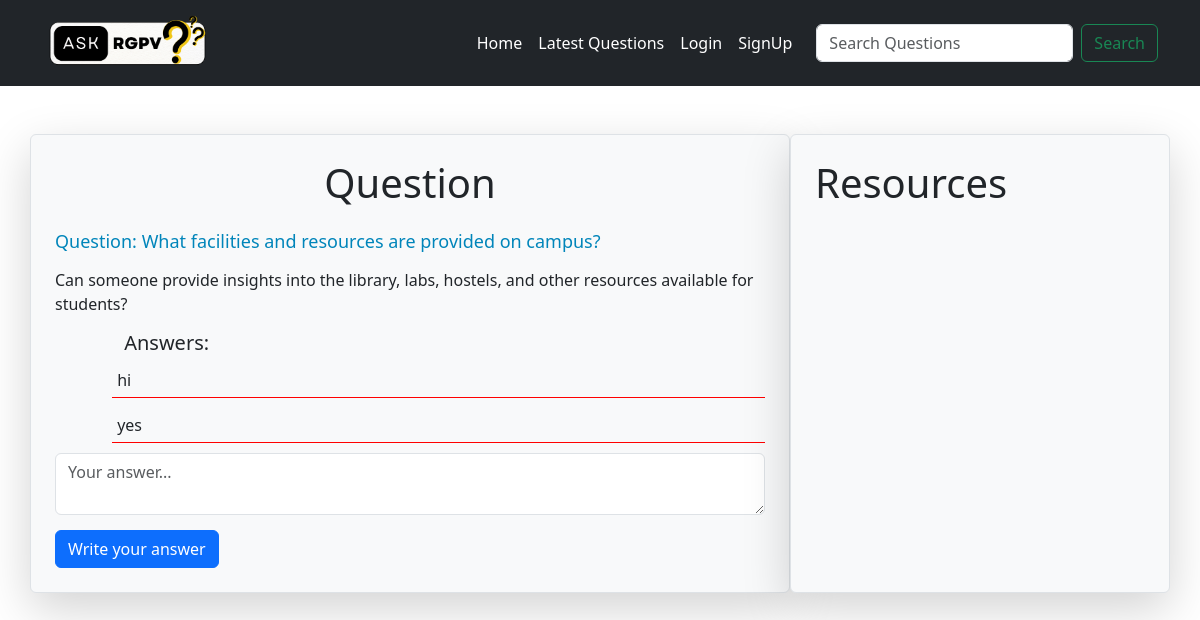
Screenshot of /?q-id=17 with the database file from the repository.
### tables this page shows
CREATE TABLE `questions` (
  `id` int(10) NOT NULL,
  `title` varchar(100) NOT NULL,
  `description` varchar(300) NOT NULL,
  `category_id` int(10) NOT NULL,
  `user_id` int(10) NOT NULL
);

CREATE TABLE `answers` (
  `id` int(30) NOT NULL,
  `answer` varchar(300) NOT NULL,
  `question_id` int(10) NOT NULL,
  `user_id` int(10) NOT NULL
);

CREATE TABLE `category` (
  `id` int(30) NOT NULL,
  `name` varchar(100) NOT NULL
);

### client/question-details.php (the view, shortened to what this page needs)
<div class="container mt-5">
    <div class="row">
        <div class="col-md-8 col-12 p-4 border rounded shadow-lg bg-light">
            <h1 class="heading mb-4">Question</h1>
            <?php
                include("./common/db.php");
                $query="select * from questions where id =$qid";
                $result=$conn->query($query);
                $row=$result->fetch_assoc();
                $cid=$row['category_id'];
                echo "<h4 class='margin-bottom-15 question-title'>Question: ".$row['title']."</h4>
                      <p class='margin-bottom-15'>".$row['description']."</p>";
                include("answers.php");
            ?>
            <form action="./server/requests.php" method="post">
                <textarea name="answer" class="form-control margin-bottom-15" placeholder="Your answer..."></textarea>
                <button class="btn btn-primary">Write your answer</button>
            </form>
        </div>
        <div class="col-md-4 col-12 p-4 bg-light border rounded shadow-lg">
            <?php
                $categoryquery="select name from category where id=$cid";
                $categoryresult=$conn->query($categoryquery);
                $categoryRow=$categoryresult->fetch_assoc();
                echo "<h1>".ucfirst($categoryRow['name'])."</h1>";
            ?>
        </div>
    </div>
</div>

### client/answers.php
<div class="container">
    <div class="offset-sm-1">
    <h5>Answers: </h5>
    <?php
    $query="select * from answers where question_id=$qid";
    $result = $conn->query($query);
    foreach($result as $row){
        $answer=$row['answer'];
        echo "<div class='row'>
         <P class='answer-wrapper'>$answer</P>
        </div>";
    }
    ?>
    </div>
</div>

### public/style.css (style rules this page uses)
.margin-bottom-15 { margin-bottom: 15px; }
.heading { text-align: center; }
.question-list a, .question-title { font-size: 18px; text-decoration: none; color: rgb(0, 133, 186) !important; }
.answer-wrapper { border-bottom: 1px solid red; margin-bottom: 10px; padding: 5px; }

### rows the page displays
questions: title "What facilities and resources are provided on campus?", description "Can someone provide insights into the library, labs, hostels, and other resources available for students?"
answers: answer "hi"
answers: answer "yes"
category: name "Resources"
